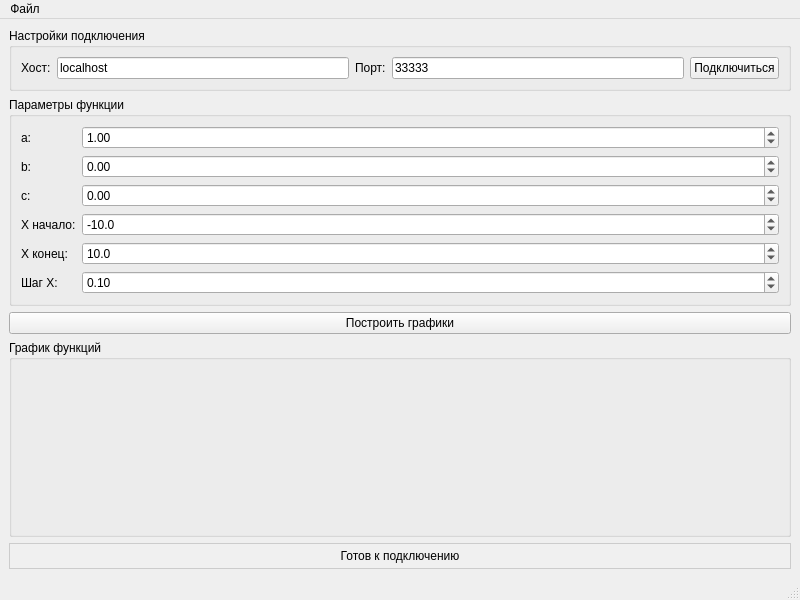
<?xml version="1.0" encoding="UTF-8"?>
<ui version="4.0">
 <class>ClientGUI</class>
 <widget class="QMainWindow" name="ClientGUI">
  <property name="geometry">
   <rect>
    <x>0</x>
    <y>0</y>
    <width>800</width>
    <height>600</height>
   </rect>
  </property>
  <property name="windowTitle">
   <string>Клиент построения графиков</string>
  </property>
  <widget class="QWidget" name="centralWidget">
   <layout class="QVBoxLayout" name="verticalLayout">
    <item>
     <widget class="QGroupBox" name="groupBoxConnection">
      <property name="title">
       <string>Настройки подключения</string>
      </property>
      <layout class="QHBoxLayout" name="horizontalLayoutConnection">
       <item>
        <widget class="QLabel" name="labelHost">
         <property name="text">
          <string>Хост:</string>
         </property>
        </widget>
       </item>
       <item>
        <widget class="QLineEdit" name="hostEdit">
         <property name="text">
          <string>localhost</string>
         </property>
        </widget>
       </item>
       <item>
        <widget class="QLabel" name="labelPort">
         <property name="text">
          <string>Порт:</string>
         </property>
        </widget>
       </item>
       <item>
        <widget class="QLineEdit" name="portEdit">
         <property name="text">
          <string>33333</string>
         </property>
        </widget>
       </item>
       <item>
        <widget class="QPushButton" name="connectButton">
         <property name="text">
          <string>Подключиться</string>
         </property>
        </widget>
       </item>
      </layout>
     </widget>
    </item>
    <item>
     <widget class="QGroupBox" name="groupBoxFunction">
      <property name="title">
       <string>Параметры функции</string>
      </property>
      <layout class="QFormLayout" name="formLayoutFunction">
       <item row="0" column="0">
        <widget class="QLabel" name="labelA">
         <property name="text">
          <string>a:</string>
         </property>
        </widget>
       </item>
       <item row="0" column="1">
        <widget class="QDoubleSpinBox" name="aSpinBox">
         <property name="decimals">
          <number>2</number>
         </property>
         <property name="minimum">
          <double>-100.000000000000000</double>
         </property>
         <property name="maximum">
          <double>100.000000000000000</double>
         </property>
         <property name="value">
          <double>1.000000000000000</double>
         </property>
        </widget>
       </item>
       <item row="1" column="0">
        <widget class="QLabel" name="labelB">
         <property name="text">
          <string>b:</string>
         </property>
        </widget>
       </item>
       <item row="1" column="1">
        <widget class="QDoubleSpinBox" name="bSpinBox">
         <property name="decimals">
          <number>2</number>
         </property>
         <property name="minimum">
          <double>-100.000000000000000</double>
         </property>
         <property name="maximum">
          <double>100.000000000000000</double>
         </property>
         <property name="value">
          <double>0.000000000000000</double>
         </property>
        </widget>
       </item>
       <item row="2" column="0">
        <widget class="QLabel" name="labelC">
         <property name="text">
          <string>c:</string>
         </property>
        </widget>
       </item>
       <item row="2" column="1">
        <widget class="QDoubleSpinBox" name="cSpinBox">
         <property name="decimals">
          <number>2</number>
         </property>
         <property name="minimum">
          <double>-100.000000000000000</double>
         </property>
         <property name="maximum">
          <double>100.000000000000000</double>
         </property>
         <property name="value">
          <double>0.000000000000000</double>
         </property>
        </widget>
       </item>
       <item row="3" column="0">
        <widget class="QLabel" name="labelXStart">
         <property name="text">
          <string>X начало:</string>
         </property>
        </widget>
       </item>
       <item row="3" column="1">
        <widget class="QDoubleSpinBox" name="xStartSpinBox">
         <property name="decimals">
          <number>1</number>
         </property>
         <property name="minimum">
          <double>-100.000000000000000</double>
         </property>
         <property name="maximum">
          <double>0.000000000000000</double>
         </property>
         <property name="value">
          <double>-10.000000000000000</double>
         </property>
        </widget>
       </item>
       <item row="4" column="0">
        <widget class="QLabel" name="labelXEnd">
         <property name="text">
          <string>X конец:</string>
         </property>
        </widget>
       </item>
       <item row="4" column="1">
        <widget class="QDoubleSpinBox" name="xEndSpinBox">
         <property name="decimals">
          <number>1</number>
         </property>
         <property name="minimum">
          <double>0.000000000000000</double>
         </property>
         <property name="maximum">
          <double>100.000000000000000</double>
         </property>
         <property name="value">
          <double>10.000000000000000</double>
         </property>
        </widget>
       </item>
       <item row="5" column="0">
        <widget class="QLabel" name="labelXStep">
         <property name="text">
          <string>Шаг X:</string>
         </property>
        </widget>
       </item>
       <item row="5" column="1">
        <widget class="QDoubleSpinBox" name="xStepSpinBox">
         <property name="decimals">
          <number>2</number>
         </property>
         <property name="minimum">
          <double>0.010000000000000</double>
         </property>
         <property name="maximum">
          <double>10.000000000000000</double>
         </property>
         <property name="value">
          <double>0.100000000000000</double>
         </property>
        </widget>
       </item>
      </layout>
     </widget>
    </item>
    <item>
     <widget class="QPushButton" name="calculateButton">
      <property name="text">
       <string>Построить графики</string>
      </property>
     </widget>
    </item>
    <item>
     <widget class="QGroupBox" name="groupBoxChart">
      <property name="title">
       <string>График функций</string>
      </property>
      <layout class="QVBoxLayout" name="verticalLayoutChart">
       <item>
        <widget class="QWidget" name="chartContainer">
         <property name="sizePolicy">
          <sizepolicy hsizetype="Expanding" vsizetype="Expanding">
           <horstretch>0</horstretch>
           <verstretch>0</verstretch>
          </sizepolicy>
         </property>
        </widget>
       </item>
      </layout>
     </widget>
    </item>
    <item>
     <widget class="QLabel" name="statusLabel">
      <property name="text">
       <string>Готов к подключению</string>
      </property>
      <property name="alignment">
       <set>Qt::AlignCenter</set>
      </property>
      <property name="styleSheet">
       <string notr="true">background-color: #f0f0f0; padding: 5px; border: 1px solid #ccc;</string>
      </property>
     </widget>
    </item>
   </layout>
  </widget>
  <widget class="QMenuBar" name="menuBar">
   <property name="geometry">
    <rect>
     <x>0</x>
     <y>0</y>
     <width>800</width>
     <height>22</height>
    </rect>
   </property>
   <widget class="QMenu" name="menuFile">
    <property name="title">
     <string>Файл</string>
    </property>
    <addaction name="actionExit"/>
   </widget>
   <addaction name="menuFile"/>
  </widget>
  <widget class="QStatusBar" name="statusBar"/>
  <action name="actionExit">
   <property name="text">
    <string>Выход</string>
   </property>
  </action>
 </widget>
 <resources/>
 <connections>
  <connection>
   <sender>actionExit</sender>
   <signal>triggered()</signal>
   <receiver>ClientGUI</receiver>
   <slot>close()</slot>
   <hints>
    <hint type="sourcelabel">
     <x>-1</x>
     <y>-1</y>
    </hint>
    <hint type="destinationlabel">
     <x>399</x>
     <y>299</y>
    </hint>
   </hints>
  </connection>
 </connections>
</ui>
